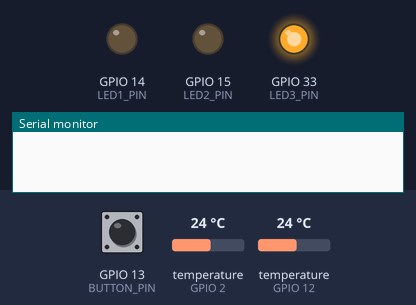
Simulated run of this sketch. Board: ESP32. Shown: output pins drawn as LEDs (lit = HIGH), the last lines printed to the serial monitor. Dashed ring = blinking. The inputs (shaded band) are chosen by the test bench; at power-on: GPIO 13 (BUTTON_PIN) HIGH, temperature (sensors on GPIO 2, GPIO 12) 24 °C. WiFi joins after 1.5 s; servers stay silent unless stated.

Above: at 2.7 s.
2.8 s: GPIO 13 (BUTTON_PIN) pulled LOW for 1 s
At 5.82 s:
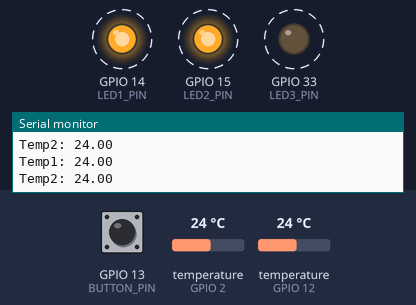
9.1 s: GPIO 13 (BUTTON_PIN) pulled LOW for 0.15 s
At 12.0 s:
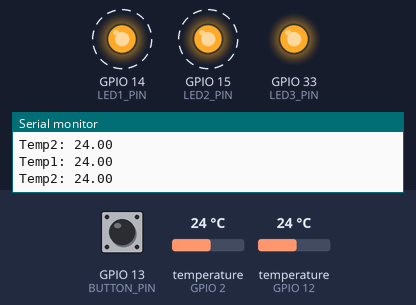
12.6 s: GPIO 13 (BUTTON_PIN) pulled LOW for 3.2 s
At 18.01 s:
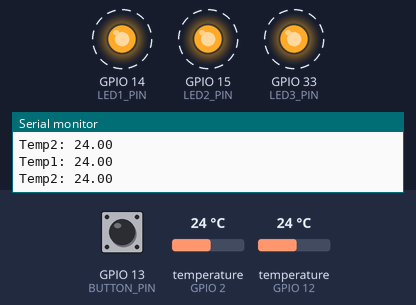
Timing chart, 0 to 24.7 s (numbered marks = the images above; inputs shaded):
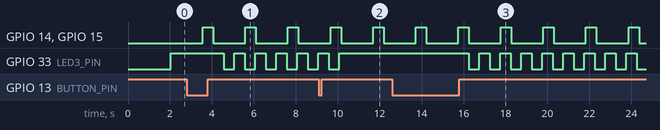

Measured:
- after the input at 2.8 s, GPIO 33 (LED3_PIN): alternates HIGH for 0.50 s and LOW for 0.50 s, starting after 1.8 s
- after the input at 9.1 s, GPIO 33 (LED3_PIN): goes on until 10.1 s, then stays HIGH
- after the input at 12.6 s, GPIO 33 (LED3_PIN): alternates HIGH for 0.50 s and LOW for 0.50 s, starting after 3.6 s
- by itself, GPIO 14 (LED1_PIN), GPIO 15 (LED2_PIN): alternates HIGH for 0.50 s and LOW for 1.5 s

The sketch:

main.ino
```cpp
#include <ezButton.h>
#include <WiFiManager.h> // https://github.com/tzapu/WiFiManager
#include <WiFi.h>
#include <OneWire.h>
#include <DallasTemperature.h>

#define BUTTON_PIN         13
#define LED1_PIN           14
#define LED2_PIN           15
#define LED3_PIN           33
#define TEMP1_PIN          2
#define TEMP2_PIN          12
#define LONG_PRESS_TIME    1000
#define TIMEOUT_WIFI_SETUP 180000
#define BLINK_INTERVAL     500

bool wifiConnected = false;
bool wifiPortalRunning = false;
unsigned long wifiPortalLaunchedTime = 0;
bool buttonLongPressed = false;
unsigned long buttonLongPressedTime = 0;
TaskHandle_t Task0;
ezButton button(BUTTON_PIN);
WiFiManager wm;
OneWire oneWire1(TEMP1_PIN);
OneWire oneWire2(TEMP2_PIN);
DallasTemperature sensor1(&oneWire1);
DallasTemperature sensor2(&oneWire2);
float temp1;
float temp2;

void Task0code( void * pvParameters ){
  int ledState = LOW;
  unsigned long previousTime = 0;
  unsigned long currentTime = 0;
  unsigned long pressedTime  = 0;
  unsigned long releasedTime = 0;
  long pressDuration = 0;
  long testDuration = 0;
  long sinceLastLongPressDuration = 0;
  for (;;) {
    button.loop();
    delay(1);

    if (wifiPortalRunning) {
      currentTime = millis();
      testDuration = currentTime - previousTime;
      if (testDuration >= BLINK_INTERVAL) {
        ledState = (ledState == LOW) ? HIGH : LOW;
        digitalWrite(LED3_PIN, ledState);
        previousTime = currentTime;
      }
    }
    else {
      if (wifiConnected) {
        digitalWrite(LED3_PIN, HIGH);
      }
      else {
        digitalWrite(LED3_PIN, LOW);
      }
    }

    if (millis() > LONG_PRESS_TIME) {
      if (button.isPressed()) {
        pressedTime = millis();
      }

      if (button.isReleased()) {
        releasedTime = millis();
        pressDuration = releasedTime - pressedTime;
        sinceLastLongPressDuration = releasedTime - buttonLongPressedTime;
        if ((pressedTime >= 10) && (pressDuration >= LONG_PRESS_TIME)) {
          if ((!buttonLongPressed) && (sinceLastLongPressDuration >= LONG_PRESS_TIME)) {
            buttonLongPressedTime = millis();
            buttonLongPressed = true;
          }
        }
        else {
          buttonLongPressed = false;
        }
      }
    }
  }
}

void configModeCallback (WiFiManager *myWiFiManager) {
  wifiPortalRunning = true;
}

void setup() {
  Serial.begin(115200);
  WiFi.mode(WIFI_STA); // explicitly set mode, esp defaults to STA+AP
  wm.setConfigPortalBlocking(false);
  wm.setAPCallback(configModeCallback);
  wm.autoConnect("ESP32_Portal");
  pinMode(LED1_PIN, OUTPUT);
  digitalWrite(LED1_PIN, LOW);
  pinMode(LED2_PIN, OUTPUT);
  digitalWrite(LED2_PIN, LOW);
  pinMode(LED3_PIN, OUTPUT);
  digitalWrite(LED3_PIN, LOW);
  pinMode(BUTTON_PIN, INPUT_PULLUP);
  button.setDebounceTime(100); // set debounce time to 50 milliseconds
  sensor1.begin();
  sensor2.begin();
  xTaskCreatePinnedToCore(Task0code, "Task0", 10000, NULL, 1, &Task0, 0);
}

void loop() {
  delay(500);
  digitalWrite(LED1_PIN, LOW);
  digitalWrite(LED2_PIN, LOW);
  if (WiFi.status() == WL_CONNECTED) {
    wifiConnected = true;
  }
  else {
    wifiConnected = false;
  }

  if (wm.getConfigPortalActive()) {
    wifiPortalRunning = true;
  }
  else {
    wifiPortalRunning = false;
  }

  if ((buttonLongPressed) && (!wifiPortalRunning)) {
    wm.startConfigPortal("ESP32_Portal");
    wifiPortalRunning = true;
    wifiPortalLaunchedTime = millis();
  }

  if (wifiPortalRunning) {
    wm.process();
    if ((!buttonLongPressed) || ((wifiPortalLaunchedTime >= 10) && (millis() - wifiPortalLaunchedTime >= TIMEOUT_WIFI_SETUP))) {
      wm.stopConfigPortal();
      wifiPortalRunning = false;
    }
  }

  sensor1.requestTemperatures();
  sensor2.requestTemperatures();
  temp1 = sensor1.getTempCByIndex(0);
  temp2 = sensor2.getTempCByIndex(0);

  if (temp1 != DEVICE_DISCONNECTED_C) {
    Serial.print("Temp1: ");
    Serial.println(temp1);
    digitalWrite(LED1_PIN, HIGH);
  }
  if (temp2 != DEVICE_DISCONNECTED_C) {
    Serial.print("Temp2: ");
    Serial.println(temp2);
    digitalWrite(LED2_PIN, HIGH);
  }
}
```
